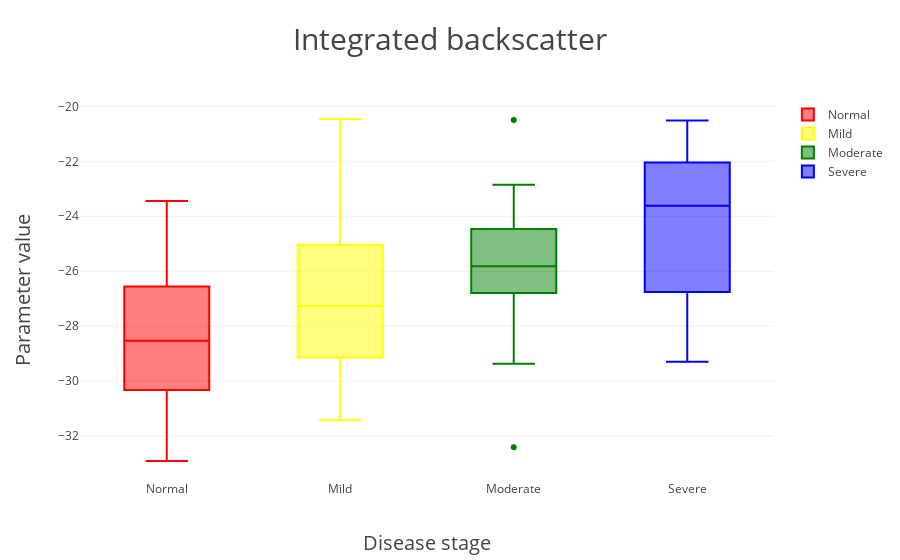
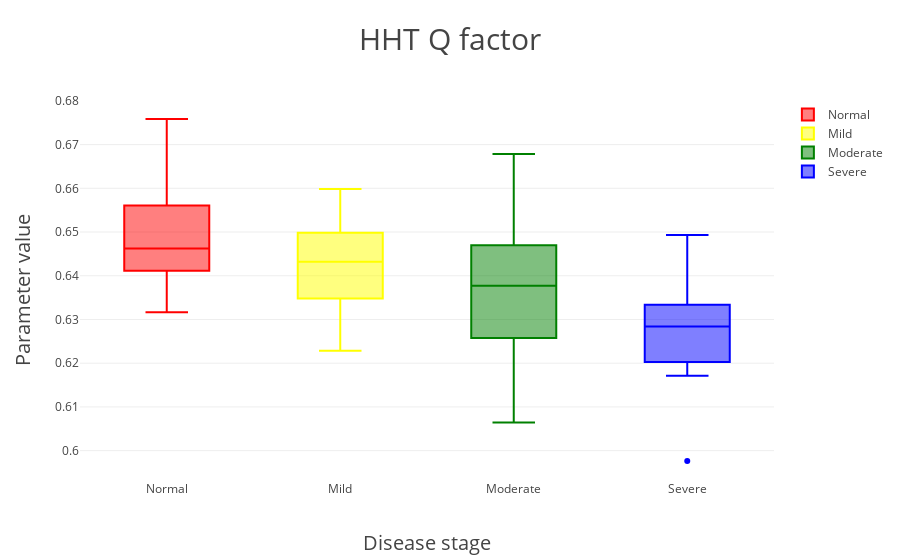
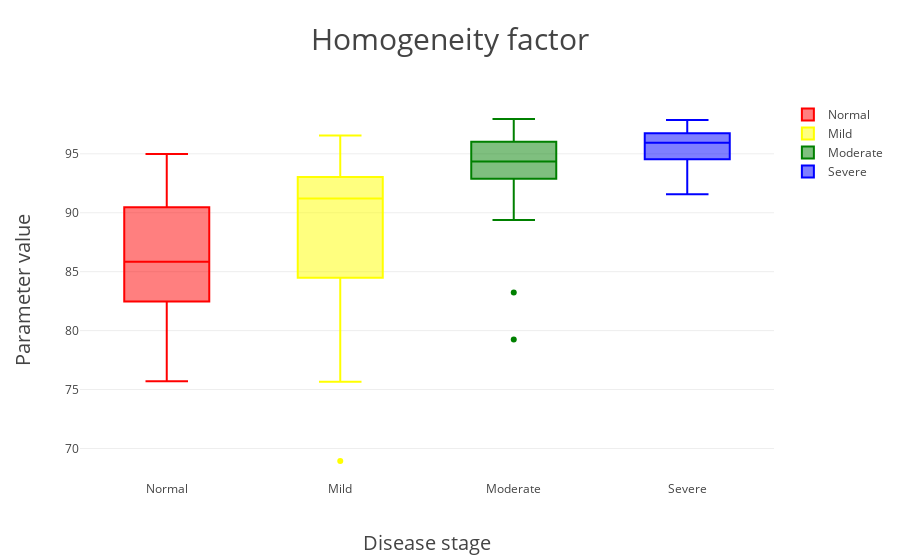

Notebook source saved alongside these figures, in order:
### Markdown cell above
># train dataset
>>## separate in four period by steatosis:
>>>### Normal : < 5 %
>>>### Mild : 5 ~ 33 %
>>>### Moderate : 33 ~ 66 %
>>>### Severe : > 66 %

### Code cell
# Box plot
# import models
import xlrd
import numpy as np
import plotly.graph_objs as go
from plotly.offline import init_notebook_mode, iplot

# open offline plotly
init_notebook_mode(connected=True)

# load data
## Pathology for train
data = xlrd.open_workbook("Pathology.xlsx").sheets()[0]

y_train = np.zeros((111, 3))
y_train[:, 0] = data.col_values(3)  # y0 = Integrated backscatter
y_train[:, 1] = data.col_values(4)  # y1 = Q factor (HHT)
y_train[:, 2] = data.col_values(6)  # y2 = Homogeneity factor

### group
y0 = []
y1 = []
y2 = []
y3 = []
nrows = data.nrows
for i in range(nrows):  # X = 'T' or 'F' from Pathology data 
    if data.cell(i,1).value < 5:
        y0.append(y_train[i, :].tolist())
    elif data.cell(i,1).value <= 33:
        y1.append(y_train[i, :].tolist())
    elif data.cell(i,1).value <= 66:
        y2.append(y_train[i, :].tolist())
    else:
        y3.append(y_train[i, :].tolist())

### list to array
y0 = np.asarray(y0)
y1 = np.asarray(y1)
y2 = np.asarray(y2)
y3 = np.asarray(y3)

# def box_plot
def box_plot(i):
    trace0 = go.Box(y = y0[:, i], name = 'Normal', marker = dict(color = 'red'))
    trace1 = go.Box(y = y1[:, i], name = 'Mild', marker = dict(color = 'yellow'))
    trace2 = go.Box(y = y2[:, i], name = 'Moderate', marker = dict(color = 'green'))
    trace3 = go.Box(y = y3[:, i], name = 'Severe', marker = dict(color = 'blue'))
    layout=go.Layout(title = '{0}'.format(categories[i]),
                     titlefont = {'size':'30'},
                     xaxis = {'title':'Disease stage', 'titlefont':{'size':'20'}},
                     yaxis = {'title':'Parameter value', 'titlefont':{'size':'20'}})
    traces = [trace0, trace1, trace2, trace3]
    fig = go.Figure(data=traces, layout=layout)
    iplot(fig)

# plot
categories = ['Integrated backscatter', 'HHT Q factor', 'Homogeneity factor']
for i in range(3):
    box_plot(i)

### Figure 1 — Plotly figure (JSON) as saved in the notebook; plotly's stock layout.template omitted (floating-point values rounded to 4 significant figures)
{"data": [{"marker": {"color": "red"}, "name": "Normal", "type": "box", "uid": "e818cf", "y": [-25.86, -28.0, -24.73, -24.59, -27.48, -24.0, -30.94, -32.91, -28.91, -28.21, -30.13, -29.33, -32.33, -26.44, -23.44, -30.88, -31.58, -31.71, -30.34, -25.99, -25.94, -31.06, -30.76, -30.63, -29.54, -26.56, -29.26, -27.07, -29.59, -29.02, -26.9, -28.33, -30.13, -28.4, -29.38, -28.66, -27.91, -25.78, -27.45, -25.26, -27.39, -30.33, -27.64, -31.41, -30.29, -25.41]}, {"marker": {"color": "yellow"}, "name": "Mild", "type": "box", "uid": "1e3001", "y": [-28.51, -31.42, -30.63, -27.38, -24.86, -28.05, -29.38, -28.07, -27.13, -23.68, -28.45, -20.46, -26.7, -29.47, -25.51, -29.14, -26.29, -29.61, -30.02, -26.35, -25.04, -25.57, -24.61, -24.11, -28.13, -23.02]}, {"marker": {"color": "green"}, "name": "Moderate", "type": "box", "uid": "c32c46", "y": [-28.64, -26.34, -24.05, -27.11, -22.85, -24.54, -23.16, -27.2, -26.41, -26.69, -25.8, -20.5, -26.01, -24.81, -25.16, -28.14, -25.23, -23.89, -26.29, -25.82, -29.36, -25.6, -24.23, -26.64, -32.4]}, {"marker": {"color": "blue"}, "name": "Severe", "type": "box", "uid": "22b49b", "y": [-23.75, -29.3, -26.75, -22.04, -22.91, -25.44, -20.94, -24.46, -27.33, -20.52, -23.14, -26.81, -21.8, -23.48]}], "layout": {"autosize": true, "title": "Integrated backscatter", "titlefont": {"size": "30"}, "xaxis": {"autorange": true, "range": [-0.5, 3.5], "title": "Disease stage", "titlefont": {"size": "20"}, "type": "category"}, "yaxis": {"autorange": true, "range": [-33.6, -19.77], "title": "Parameter value", "titlefont": {"size": "20"}, "type": "linear"}}}

### Figure 2 — Plotly figure (JSON) as saved in the notebook; plotly's stock layout.template omitted (floating-point values rounded to 4 significant figures)
{"data": [{"marker": {"color": "red"}, "name": "Normal", "type": "box", "uid": "9f1c6d", "y": [0.6527, 0.645, 0.6487, 0.6759, 0.6553, 0.648, 0.6387, 0.6394, 0.6368, 0.6497, 0.6425, 0.6399, 0.6452, 0.6472, 0.6497, 0.6427, 0.6347, 0.6364, 0.6467, 0.6579, 0.6423, 0.6633, 0.6608, 0.6457, 0.6454, 0.6583, 0.639, 0.6561, 0.6446, 0.6412, 0.6503, 0.6491, 0.645, 0.6407, 0.6628, 0.6589, 0.6409, 0.6562, 0.6635, 0.6629, 0.6422, 0.641, 0.6316, 0.6602, 0.6438, 0.6477]}, {"marker": {"color": "yellow"}, "name": "Mild", "type": "box", "uid": "376dfb", "y": [0.6447, 0.6516, 0.6558, 0.6381, 0.6566, 0.6347, 0.634, 0.6242, 0.6475, 0.6228, 0.6464, 0.6348, 0.6388, 0.6429, 0.6498, 0.6464, 0.6435, 0.6387, 0.6435, 0.6598, 0.6377, 0.6543, 0.6545, 0.6369, 0.6325, 0.6257]}, {"marker": {"color": "green"}, "name": "Moderate", "type": "box", "uid": "f249bd", "y": [0.6469, 0.6533, 0.6456, 0.6381, 0.6323, 0.628, 0.6257, 0.6245, 0.6377, 0.6381, 0.6434, 0.6371, 0.649, 0.6258, 0.617, 0.6528, 0.6416, 0.6304, 0.647, 0.6084, 0.6678, 0.6359, 0.6145, 0.6503, 0.6065]}, {"marker": {"color": "blue"}, "name": "Severe", "type": "box", "uid": "1d370c", "y": [0.6329, 0.639, 0.6296, 0.6493, 0.6219, 0.5976, 0.6171, 0.6411, 0.6282, 0.6286, 0.6271, 0.6196, 0.6203, 0.6334]}], "layout": {"autosize": true, "title": "HHT Q factor", "titlefont": {"size": "30"}, "xaxis": {"autorange": true, "range": [-0.5, 3.5], "title": "Disease stage", "titlefont": {"size": "20"}, "type": "category"}, "yaxis": {"autorange": true, "range": [0.5933, 0.6802], "title": "Parameter value", "titlefont": {"size": "20"}, "type": "linear"}}}

### Figure 3 — Plotly figure (JSON) as saved in the notebook; plotly's stock layout.template omitted (floating-point values rounded to 4 significant figures)
{"data": [{"marker": {"color": "red"}, "name": "Normal", "type": "box", "uid": "d4e6be", "y": [88.76, 88.57, 82.47, 80.9, 84.6, 76.06, 90.81, 92.31, 87.83, 84.87, 81.42, 92.23, 90.51, 85.94, 75.7, 87.1, 92.35, 83.72, 82.27, 89.86, 80.17, 84.08, 84.24, 87.47, 89.26, 89.52, 94.2, 92.49, 88.17, 85.76, 78.8, 87.85, 76.5, 83.54, 85.01, 76.88, 90.93, 82.52, 77.31, 81.25, 85.51, 84.43, 93.62, 94.99, 90.47, 93.34]}, {"marker": {"color": "yellow"}, "name": "Mild", "type": "box", "uid": "0a0d78", "y": [89.19, 80.74, 96.56, 82.57, 68.94, 92.16, 91.22, 92.48, 91.18, 96.37, 91.46, 94.92, 94.16, 86.04, 75.66, 82.83, 91.95, 93.03, 96.49, 84.49, 88.97, 85.38, 88.91, 91.91, 80.87, 94.19]}, {"marker": {"color": "green"}, "name": "Moderate", "type": "box", "uid": "8d400e", "y": [94.46, 93.43, 93.41, 90.48, 93.19, 95.69, 92.43, 97.09, 96.0, 92.51, 93.41, 95.63, 93.23, 97.62, 97.95, 94.88, 94.35, 93.01, 96.06, 95.3, 79.24, 96.35, 89.38, 83.24, 96.94]}, {"marker": {"color": "blue"}, "name": "Severe", "type": "box", "uid": "27799d", "y": [96.2, 95.68, 94.54, 93.84, 96.24, 97.87, 95.58, 91.57, 96.61, 97.74, 93.42, 96.87, 96.74, 94.58]}], "layout": {"autosize": true, "title": "Homogeneity factor", "titlefont": {"size": "30"}, "xaxis": {"autorange": true, "range": [-0.5, 3.5], "title": "Disease stage", "titlefont": {"size": "20"}, "type": "category"}, "yaxis": {"autorange": true, "range": [67.32, 99.57], "title": "Parameter value", "titlefont": {"size": "20"}, "type": "linear"}}}
